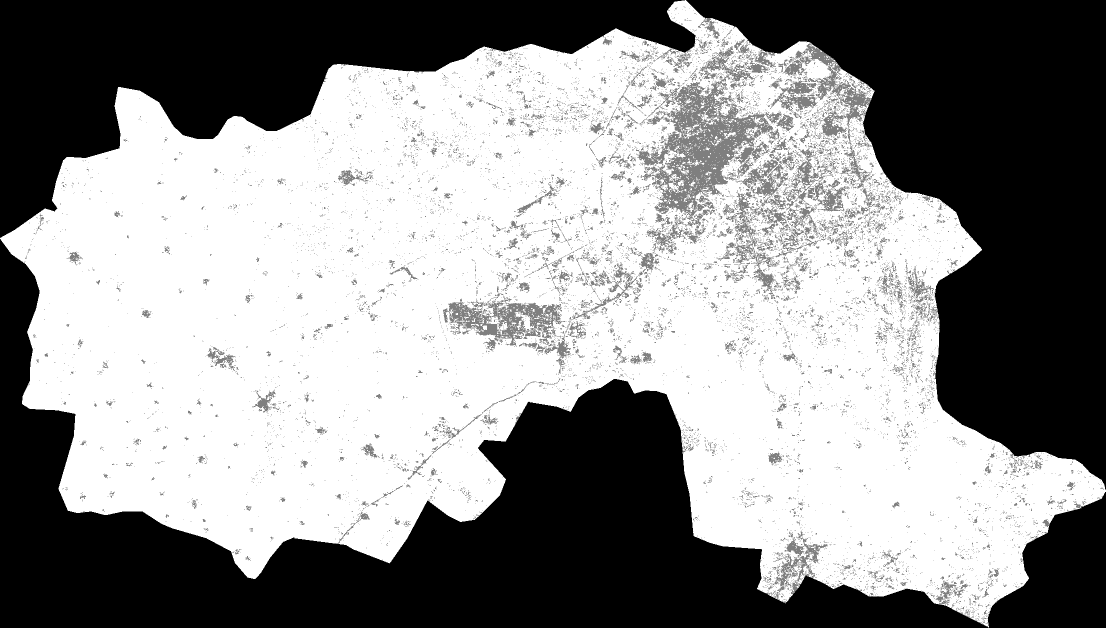
#> input picture Urbanisation Estimation/Urbanisation-Estimation/analysis scripts/current_scripts/images/Gurgaon_summer_2014.tif, 2211 x 1255 px (shown at 1/2 size); its folder holds 4 pictures in this run
$ python smoothImages.py   (older library calls are emulated)
#> lines starting #> are read from the running program, lines starting #| are printed output that depends on the picture
import copy
import numpy as np
import pandas as pd
from PIL import Image
from scipy import misc
from libtiff import TIFF
from scipy import ndimage
from scipy.misc import imsave
import matplotlib.pyplot as plt
from sklearn.linear_model import LinearRegression

district = 'Gurgaon_summer'

year = [14, 15, 16, 17, 18]

mat = []
mat1 = []
for i in range(len(year)):
	print(i)
	dataset = misc.imread('images/' + district + '_20' + str(year[i]) + '.tif')
#> dataset is the input picture: shape (1255, 2211); min 0, max 2, mean 1.12

	# Gaussian Filter
	smooth = ndimage.gaussian_filter(dataset, sigma=0.2)
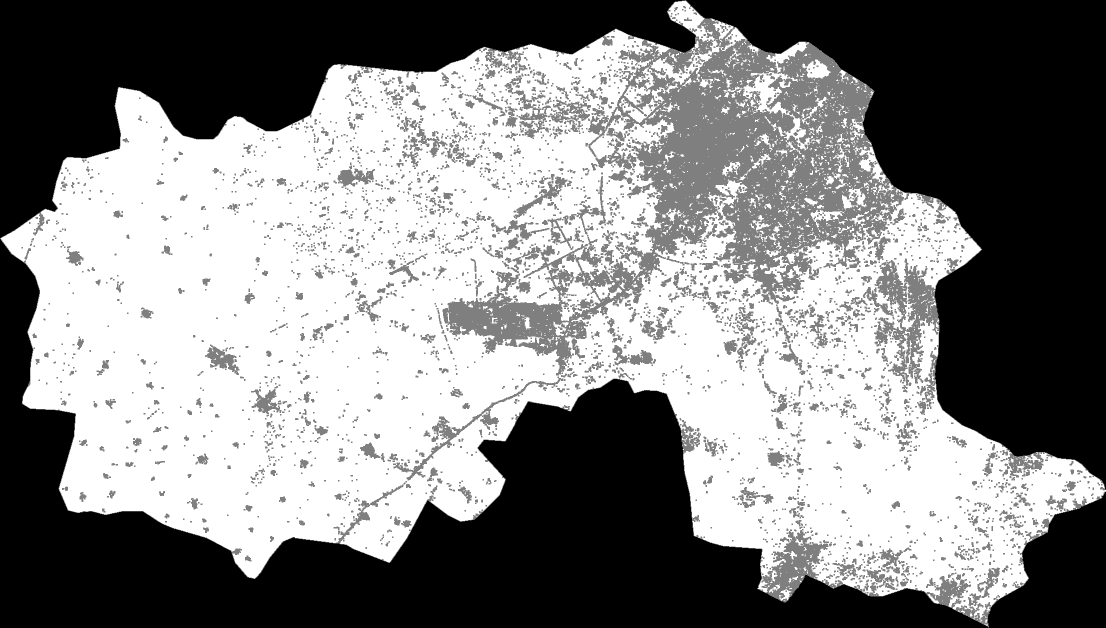
#> smooth: shape (1255, 2211) (shown at 1/2 size); min 0, max 2, mean 1.04; drawn with min black and max white
	print (np.unique(smooth))
#| [0 1 2]
	smooth *= 120
	imsave('smooth_images/' + district + '_smooth_gaussian_' + str(i) + '.png', smooth)
#> pass 2 of the loop `for i in range(len(year)):`:
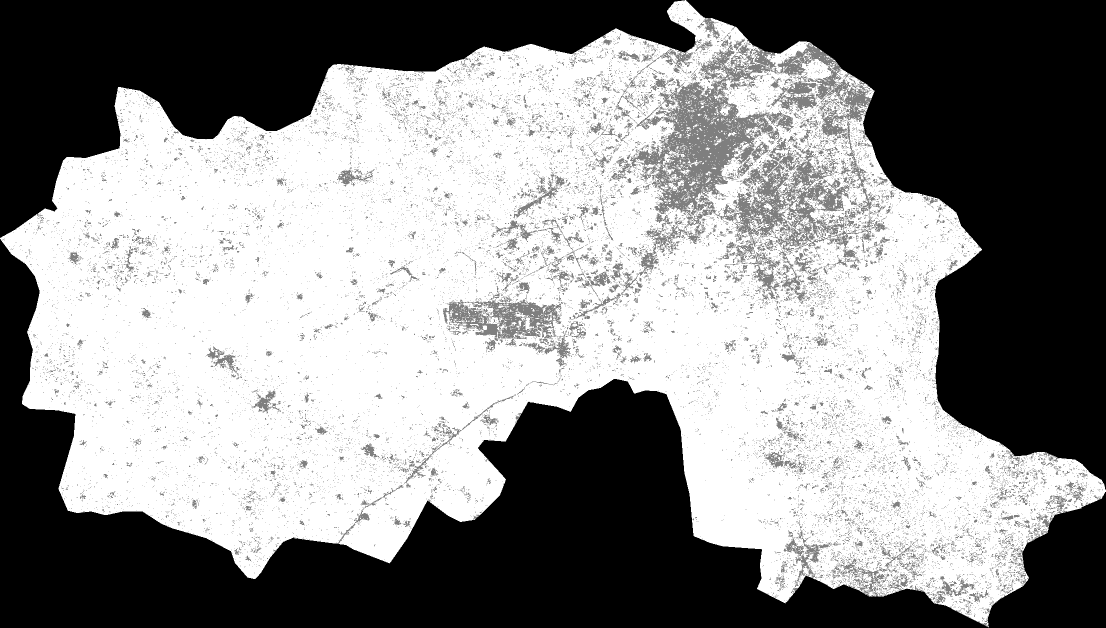
#> input picture Urbanisation Estimation/Urbanisation-Estimation/analysis scripts/current_scripts/images/Gurgaon_summer_2015.tif, 2211 x 1255 px (shown at 1/2 size)
#> dataset is the input picture: shape (1255, 2211); min 0, max 2, mean 1.1
#> `smooth = ndimage.gaussian_filter(dataset, sigma=0.2)`:
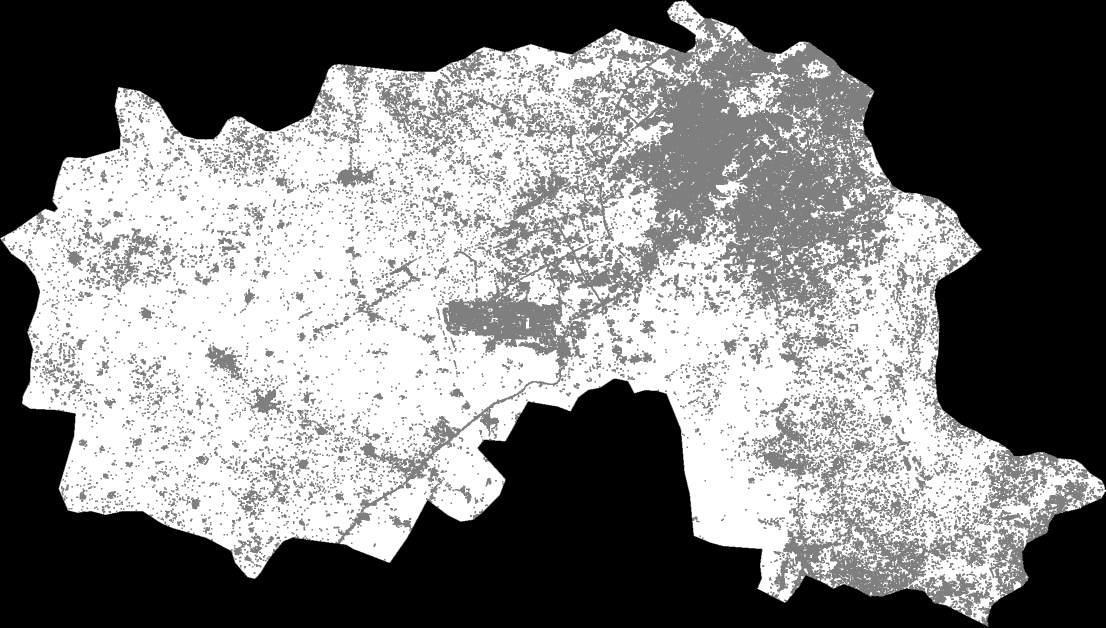
#> smooth: shape (1255, 2211) (shown at 1/2 size); min 0, max 2, mean 0.986; drawn with min black and max white
#| [0 1 2]
#> pass 3 of the loop `for i in range(len(year)):`:
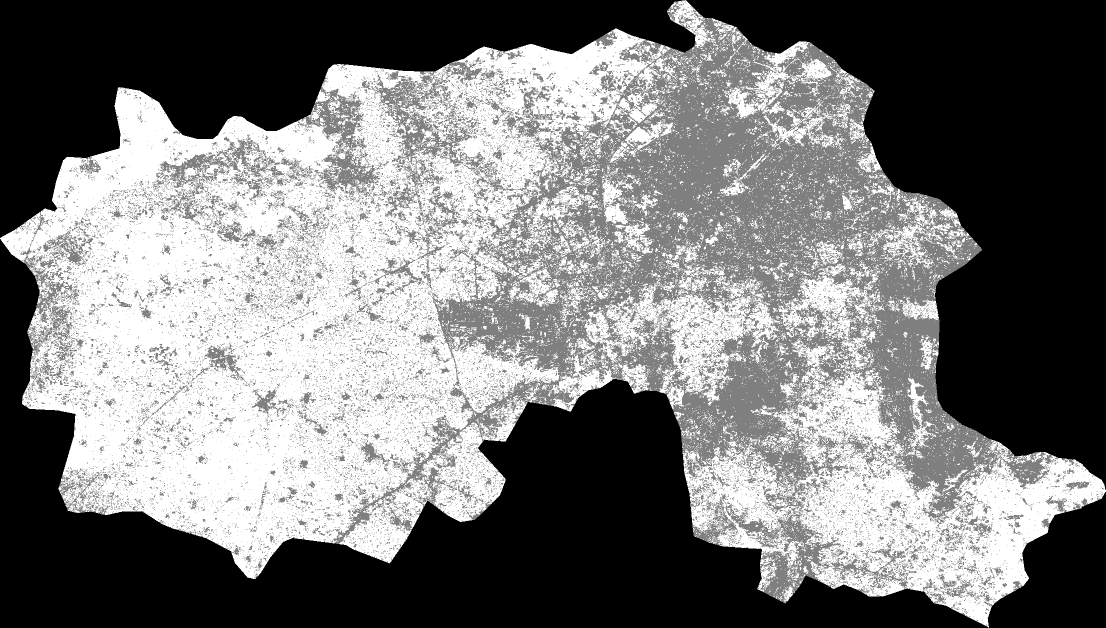
#> input picture Urbanisation Estimation/Urbanisation-Estimation/analysis scripts/current_scripts/images/Gurgaon_summer_2016.tif, 2211 x 1255 px (shown at 1/2 size)
#> dataset is the input picture: shape (1255, 2211); min 0, max 2, mean 0.945
#> `smooth = ndimage.gaussian_filter(dataset, sigma=0.2)`:
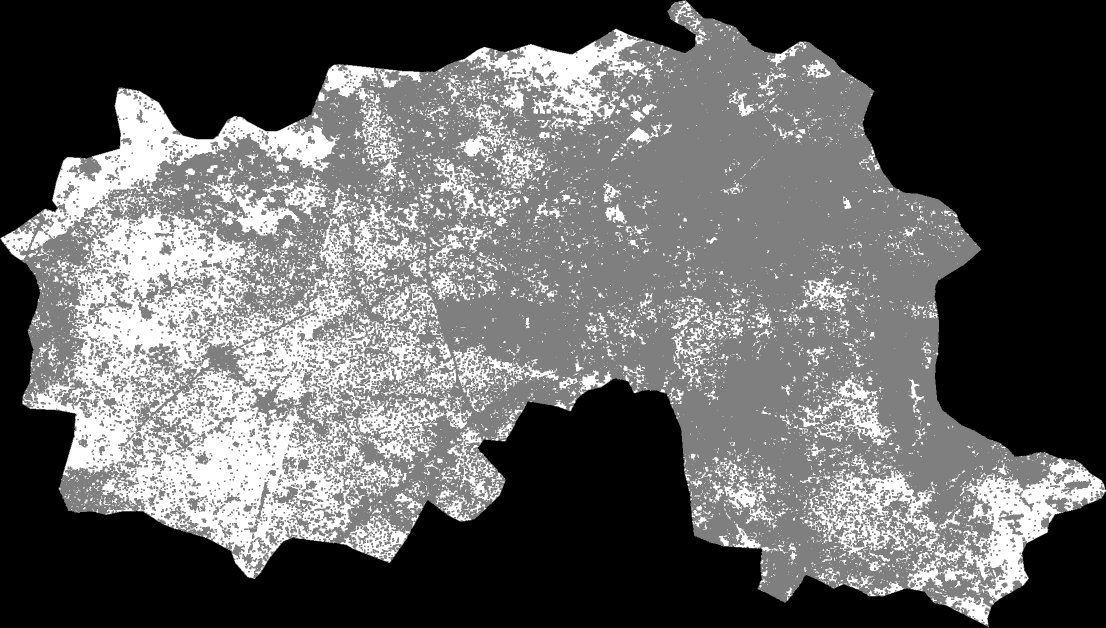
#> smooth: shape (1255, 2211) (shown at 1/2 size); min 0, max 2, mean 0.773; drawn with min black and max white
#| [0 1 2]
#> (the run stopped early here; a loop or call above may not have finished)
